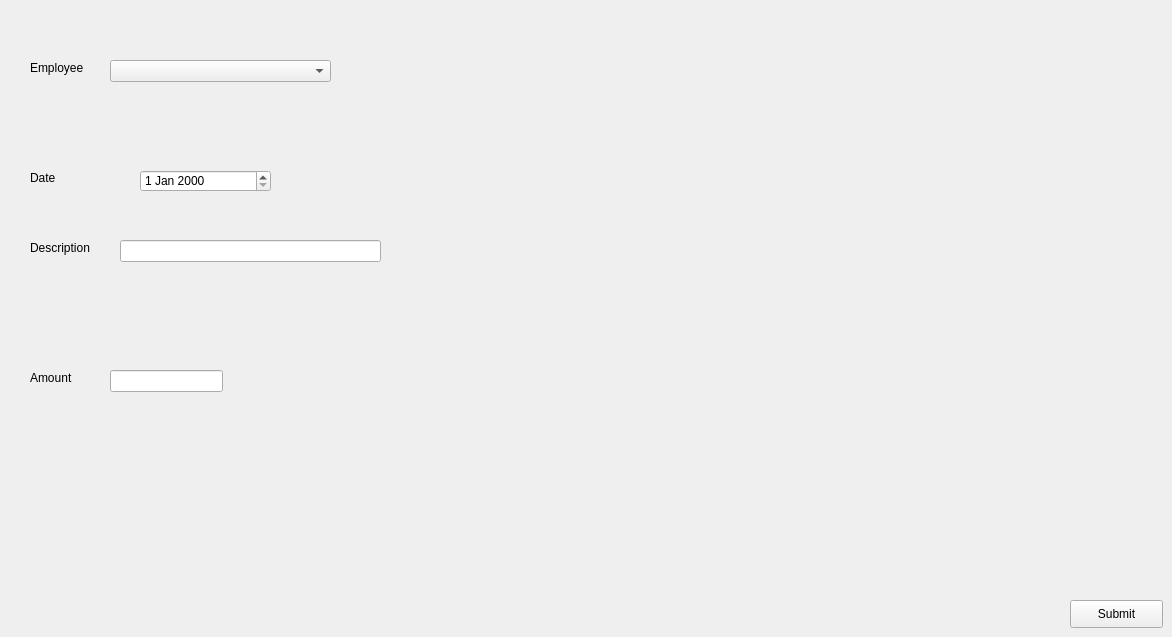
     <widget class="QWidget" name="tab_20">
      <attribute name="title">
       <string>Give an Advance</string>
      </attribute>
      <widget class="QLabel" name="label_46">
       <property name="geometry">
        <rect>
         <x>30</x>
         <y>170</y>
         <width>91</width>
         <height>16</height>
        </rect>
       </property>
       <property name="text">
        <string>Date </string>
       </property>
      </widget>
      <widget class="QLabel" name="label_50">
       <property name="geometry">
        <rect>
         <x>30</x>
         <y>240</y>
         <width>71</width>
         <height>16</height>
        </rect>
       </property>
       <property name="text">
        <string>Description</string>
       </property>
      </widget>
      <widget class="QLabel" name="label_51">
       <property name="geometry">
        <rect>
         <x>30</x>
         <y>370</y>
         <width>55</width>
         <height>16</height>
        </rect>
       </property>
       <property name="text">
        <string>Amount</string>
       </property>
      </widget>
      <widget class="QLineEdit" name="LEadvancevalue">
       <property name="geometry">
        <rect>
         <x>110</x>
         <y>370</y>
         <width>113</width>
         <height>22</height>
        </rect>
       </property>
      </widget>
      <widget class="QPushButton" name="PBaddAdvance">
       <property name="geometry">
        <rect>
         <x>1070</x>
         <y>600</y>
         <width>93</width>
         <height>28</height>
        </rect>
       </property>
       <property name="text">
        <string>Submit</string>
       </property>
      </widget>
      <widget class="QComboBox" name="CBemployee">
       <property name="geometry">
        <rect>
         <x>110</x>
         <y>60</y>
         <width>221</width>
         <height>22</height>
        </rect>
       </property>
       <property name="styleSheet">
        <string notr="true"/>
       </property>
      </widget>
      <widget class="QLabel" name="lbemployee">
       <property name="geometry">
        <rect>
         <x>30</x>
         <y>60</y>
         <width>55</width>
         <height>16</height>
        </rect>
       </property>
       <property name="text">
        <string>Employee</string>
       </property>
      </widget>
      <widget class="QDateEdit" name="DEadvancedate">
       <property name="geometry">
        <rect>
         <x>140</x>
         <y>170</y>
         <width>131</width>
         <height>22</height>
        </rect>
       </property>
      </widget>
      <widget class="QLineEdit" name="LEadvanceDesc">
       <property name="geometry">
        <rect>
         <x>120</x>
         <y>240</y>
         <width>261</width>
         <height>22</height>
        </rect>
       </property>
      </widget>
     </widget>
